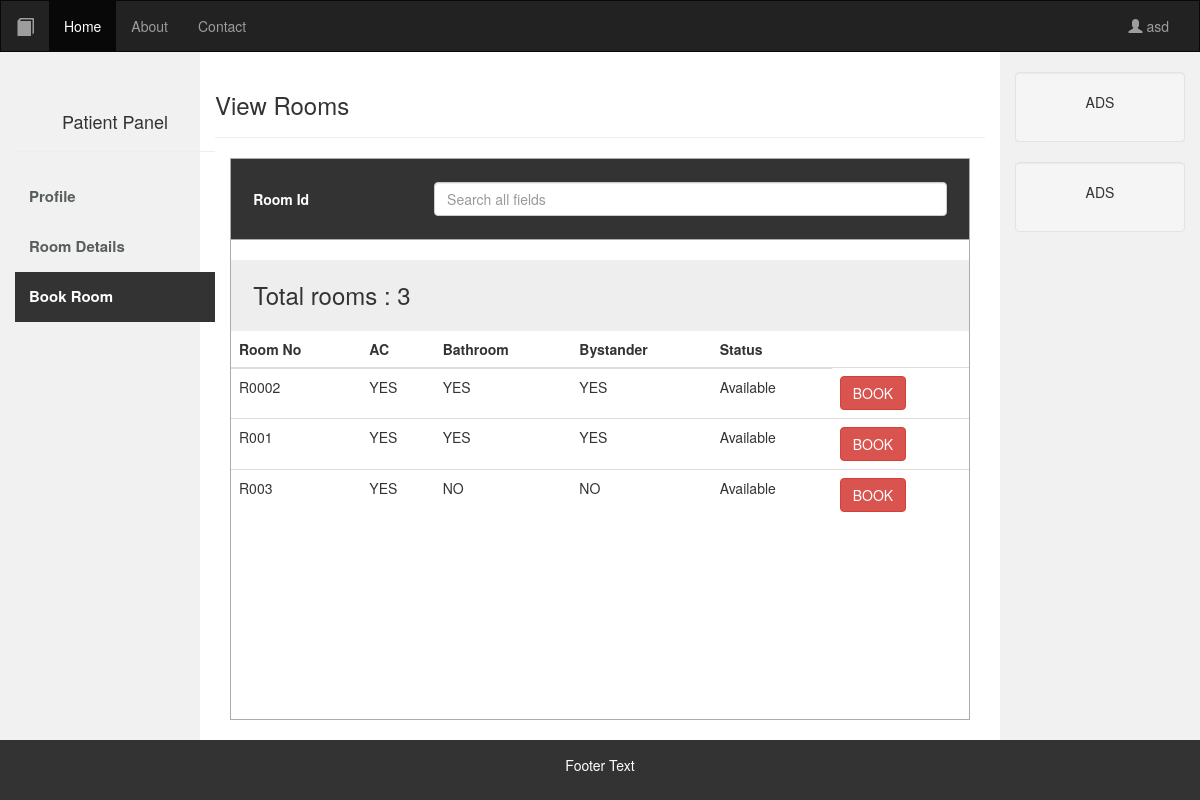
Screenshot of /book_room.php (signed in) with the database file from the repository.
### tables this page shows
CREATE TABLE `room` (
  `id` varchar(20) NOT NULL,
  `ac` int(11) NOT NULL,
  `bathroom` int(11) NOT NULL,
  `bystander` int(11) NOT NULL,
  `status` int(11) NOT NULL
);

### book_room.php (the view, shortened to what this page needs)
<!DOCTYPE html>
<html lang="en">
<head>
  <link rel="stylesheet" href="css/bootstrap.css">
  <link rel="stylesheet" href="css/main.css">
</head>
<body>
<nav class="navbar navbar-inverse">
  <div class="container-fluid">
    <div class="navbar-header">
      <a class="navbar-brand glyphicon glyphicon-book" href="#"></a>
    </div>
    <div class="collapse navbar-collapse" id="myNavbar">
      <ul class="nav navbar-nav">
        <li class="active"><a href="#">Home</a></li>
        <li><a href="#">About</a></li>
        <li><a href="#">Contact</a></li>
      </ul>
      <ul class="nav navbar-nav navbar-right">
        <li><a href="#" data-toggle="modal" data-target="#myModal"> <span class="glyphicon glyphicon-user"></span> <?php echo $_SESSION['username']; ?></a></li>
      </ul>
    </div>
  </div>
</nav>
<div class="container-fluid text-center" >
  <div class="row content">
    <div class="col-sm-2 sidenav" id="left">
      <ul class="nav navbar-nav">
        <div class="page-header">
          <h4>Patient Panel</h4>
        </div>
      <a href="userhome.php"><li >Profile</li></a>
      <a href="room_det.php"><li>Room Details</li></a>
      <a href="book_room.php"><li class="active" id="s1">Book Room</li></a>
      </ul>
    </div>
    <div class="col-sm-8 text-left" id="main_content">
       <div class="page-header">
    <h3>View Rooms</h3>
</div>
<?php
include('db.php');
?>
<div class="container search-table">
            <div class="search-box">
                <div class="row">
                    <div class="col-md-3">
                        <h5><b>Room Id</b></h5>
                    </div>
                    <div class="col-md-9">
                        <input type="text" id="myInput"  class="form-control" placeholder="Search all fields">
                    </div>
                </div>
            </div>
            <div class="search-list">
                <h3><?php
                    $rslt=mysqli_query($con,"select * from room");
                    echo "Total rooms : ".mysqli_num_rows($rslt);
                ?></h3>
                <table class="table" id="myTable">
                    <thead>
                        <tr>
                            <th>Room No</th>
							<th>AC</th>
							<th>Bathroom</th>
							<th>Bystander</th>
                            <th>Status</th>
                        </tr>
                    </thead>
                    <tbody>
                    <?php
                      while($v=mysqli_fetch_assoc($rslt))
                {
                    ?>
					<form action=""  method="post">
                          <tr>
                    <td><?php echo $v["id"]  ?></td>
                    <td><?php if( $v["ac"] == 1){echo "YES";} else{ echo "NO"; }  ?>
                    <td><?php if( $v["bathroom"] == 1){echo "YES";} else{ echo "NO"; }  ?>
                    <td><?php if( $v["bystander"] == 1){echo "YES";} else{ echo "NO"; }  ?>
					<td><?php if( $v["status"] == 1){echo "Not Available";} else{ echo "Available"; }  ?>
                    <td>
                    <input type="submit" value="<?php if($v["status"] == 1)echo "CLEAR";	 else echo "BOOK";?>" name="<?php if($v["status"] == 1)echo "clear";	 else echo "book";?>" class="btn <?php if($v["status"] == 1)echo "btn-primary";	 else echo "btn-danger";?>" />
                   </td>
                  </tr></form>
                    <?php
            }
          ?>
                    </tbody>
                </table>
            </div>
        </div>
    </div>
    <div class="col-sm-2 sidenav">
      <div class="well">
        <p>ADS</p>
      </div>
      <div class="well">
        <p>ADS</p>
      </div>
    </div>
  </div>
</div>
<footer class="container-fluid text-center">
  <p>Footer Text</p>
</footer>
</body>
</html>

### css/main.css (style rules this page uses)
html, body { height: 100%; }
.sidenav .nav li { width: 200px; font-size: 15px; text-align: left; padding-left: 10px; color: #585d5d; font-weight: bold; height: 50px; padding: 14px; transition: 0.4s; }
.sidenav .nav .active { background-color: #333; color: #ffff; font-weight: bold; }
.navbar { margin-bottom: 0; border-radius: 0; }
.row.content { height: calc(86vh); }
.sidenav { padding-top: 20px; background-color: #f1f1f1; height: 100%; }
footer { background-color: #333; color: white; padding: 15px; }
.search-table { width: 100%; }
.search-box { background: #333; color: #ffff; border: 1px solid #ababab; padding: 3%; }
.search-list { background: #fff; border: 1px solid #ababab; border-top: none; height: 60vh; overflow-y: scroll; }
.search-list h3 { background: #eee; padding: 3%; margin-bottom: 0%; }

### rows the page displays
room: id "R0002", ac "YES", bathroom "YES", bystander "YES", shows "Available", book "BOOK"
room: id "R001", ac "YES", bathroom "YES", bystander "YES", shows "Available", book "BOOK"
room: id "R003", ac "YES", bathroom "NO", bystander "NO", shows "Available", book "BOOK"

### other values shown
$_SESSION['username'] "asd"
mysqli_num_rows($rslt) "3"
